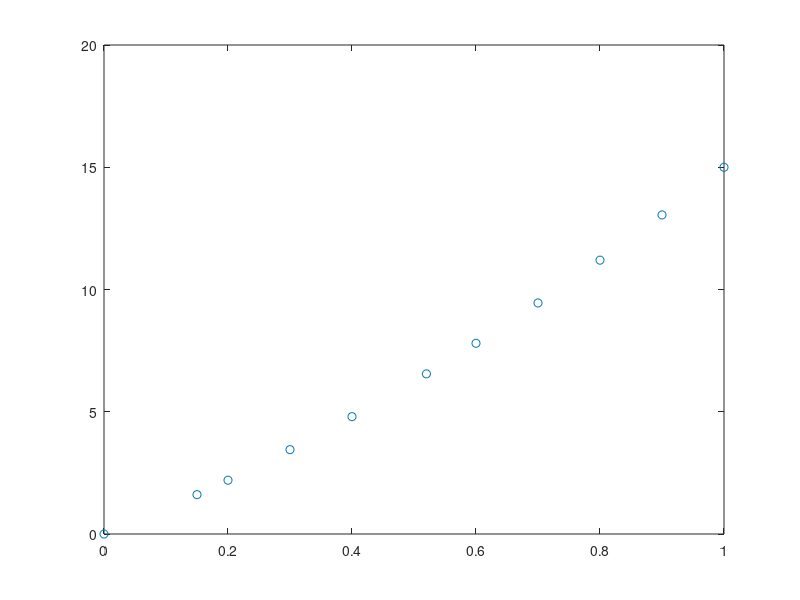

Reproduce this figure in MATLAB.
x = [0 0.15 0.2 0.30 0.4 0.52 0.6 0.70 0.8  0.90 1];
y = [0 1.61 2.2 3.45 4.8 6.55 7.8 9.45 11.2 13.05 15];
plot(x,y,'o')